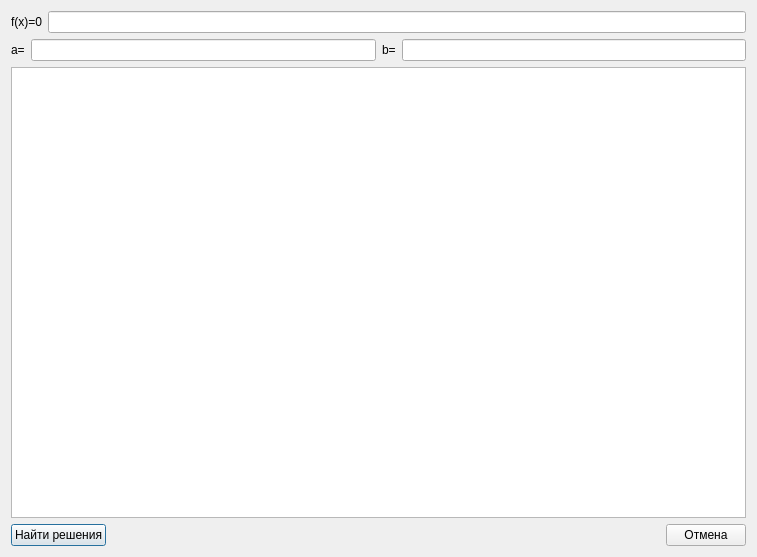
<?xml version="1.0" encoding="UTF-8"?>
<ui version="4.0">
 <class>solve</class>
 <widget class="QDialog" name="solve">
  <property name="geometry">
   <rect>
    <x>0</x>
    <y>0</y>
    <width>757</width>
    <height>557</height>
   </rect>
  </property>
  <property name="windowTitle">
   <string>SmallPAD</string>
  </property>
  <layout class="QGridLayout" name="gridLayout_3">
   <item row="0" column="0" colspan="3">
    <layout class="QGridLayout" name="gridLayout_2">
     <item row="0" column="0">
      <widget class="QLabel" name="label">
       <property name="text">
        <string>f(x)=0</string>
       </property>
      </widget>
     </item>
     <item row="0" column="1">
      <widget class="QLineEdit" name="le_fx"/>
     </item>
    </layout>
   </item>
   <item row="1" column="0" colspan="3">
    <layout class="QGridLayout" name="gridLayout">
     <item row="0" column="0">
      <widget class="QLabel" name="label_2">
       <property name="text">
        <string>a=</string>
       </property>
      </widget>
     </item>
     <item row="0" column="1">
      <widget class="QLineEdit" name="le_a"/>
     </item>
     <item row="0" column="2">
      <widget class="QLabel" name="label_3">
       <property name="text">
        <string>b=</string>
       </property>
      </widget>
     </item>
     <item row="0" column="3">
      <widget class="QLineEdit" name="le_b"/>
     </item>
    </layout>
   </item>
   <item row="2" column="0" colspan="3">
    <widget class="QTextEdit" name="te_roots"/>
   </item>
   <item row="3" column="0">
    <widget class="QPushButton" name="pb_find">
     <property name="text">
      <string>Найти решения</string>
     </property>
    </widget>
   </item>
   <item row="3" column="1">
    <spacer name="horizontalSpacer">
     <property name="orientation">
      <enum>Qt::Horizontal</enum>
     </property>
     <property name="sizeHint" stdset="0">
      <size>
       <width>562</width>
       <height>20</height>
      </size>
     </property>
    </spacer>
   </item>
   <item row="3" column="2">
    <widget class="QPushButton" name="pb_cancel">
     <property name="text">
      <string>Отмена</string>
     </property>
    </widget>
   </item>
  </layout>
 </widget>
 <resources/>
 <connections/>
</ui>
